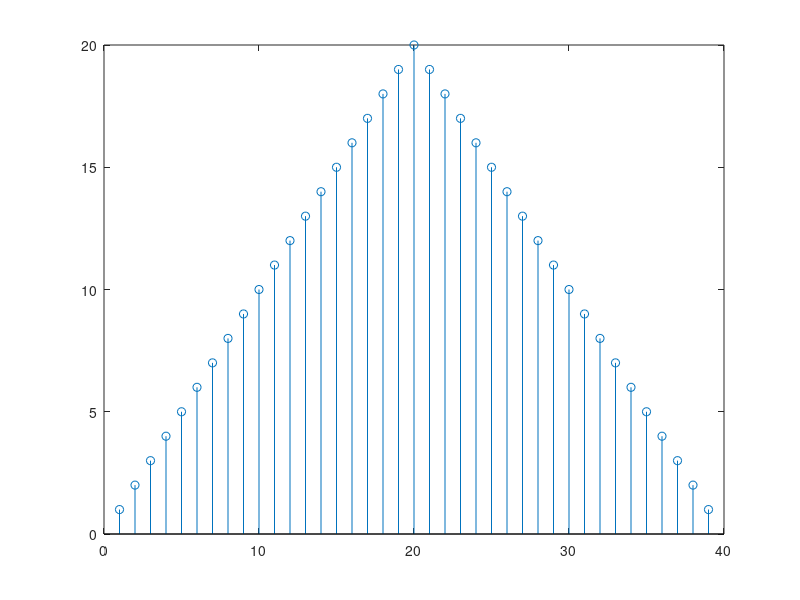
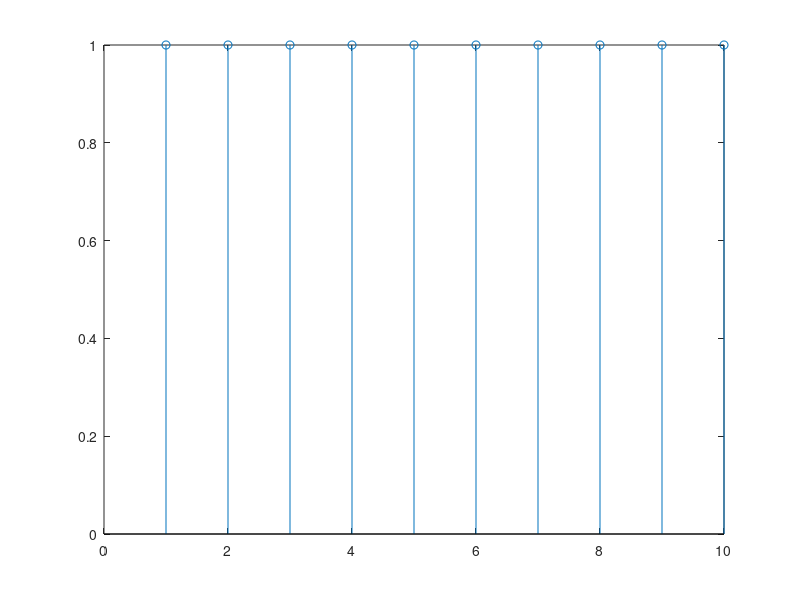
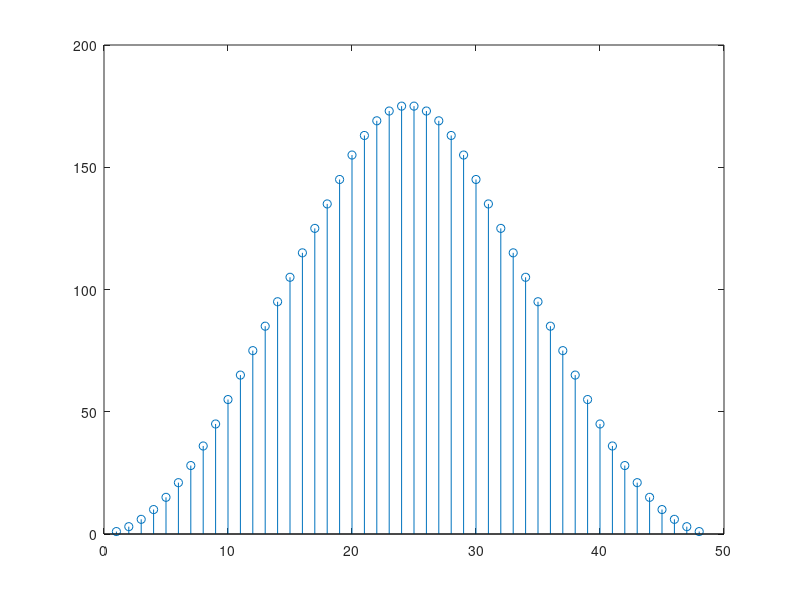
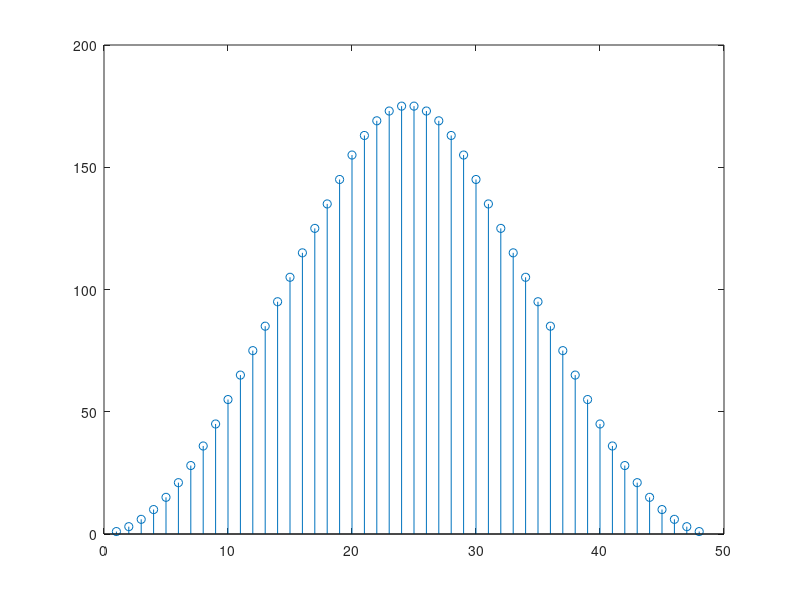

Source code (MATLAB) for these figures, in order:
x1 = [1:1:20 19:-1:1];
x2 = ones(1,10);
x3 = zeros(length(x1)+length(x2)-1,length(x2));
for i = 1:length(x1)+length(x2)-1
    for j = 1:length(x2)
        if i - j <= length(x1)-1 && i - j >= 0
            x3(i,j) = x1(i-j+1);
        end
    end
end
y1 = conv(x1,x2);
figure1 = figure();
stem(x1);
figure2 = figure();
stem(x2);
figure3 = figure();
stem(y1);
y2 = x3*x2';
figure4 = figure();
stem(y2);



x4 = [3,9,27];
x5 = [2,4,8,16,32];
y3 = conv(x4,x5);

x6 = zeros(length(x4)+length(x5)-1,length(x5));
for i = 1:length(x4)+length(x5)-1
    for j = 1:length(x5)
        if i - j <= length(x4)-1 && i - j >= 0
            x6(i,j) = x4(i-j+1);
        end
    end
end
y4 = x6*x5';
figure5 = figure();
stem(x4);
figure6 = figure();
stem(x5);
figure7 = figure();
stem(y3);
figure8 = figure();
stem(y4);
